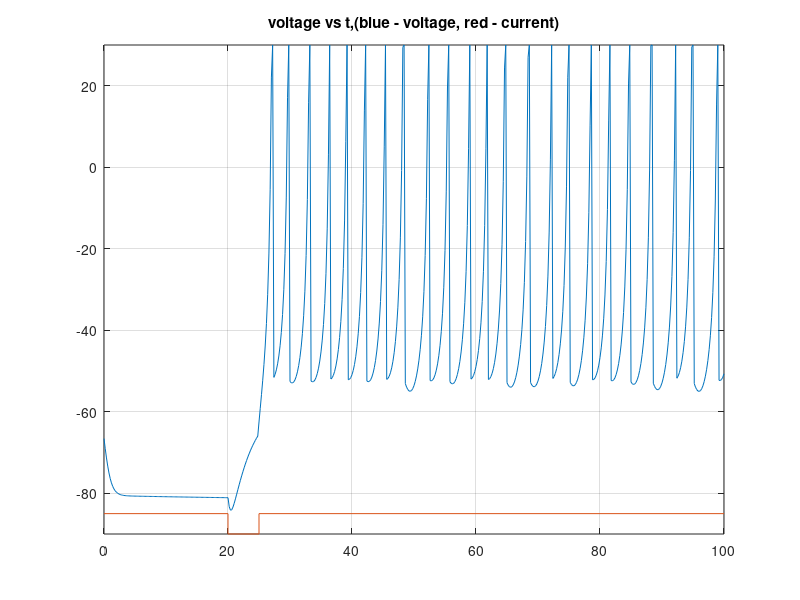

Source code (MATLAB):
% for i=-5:1:5
a=0.02; b=0.05; c=-60;  d=30;


    V=-64;  u=b*V;
    VV=[];  uu=[];
    tau = 0.2;  tspan = 0:tau:100;
    T1=20;
    for t=tspan
        if (t>T1) & (t < T1+5) 
            I=-15;

        else
            I=0;
        end;

        if t >= T1
            a=0.5; b=0.5; c=-52;  d=0;
        else
            a=0.02; b=0.01; c=-60; d=30;
        end
        

        V = V + tau*(0.04*V^2+5*V+140-u+I);
        u = u + tau*a*(b*V-u);
        if V > 30
            VV(end+1)=30;
            V = c;
            u = u + d;
        else
            VV(end+1)=V;
        end;
        uu(end+1)=u;
    end;
    figure(floor(100+1))
        plot(tspan,VV,[0 T1 T1 (T1+5) (T1+5) max(tspan)],-85+[0 0 -5 -5 0 0]);
        axis([0 max(tspan) -90 30])
        % title([' value ', num2str(i)]);
        title('voltage vs t,(blue - voltage, red - current)')
    grid
% end
